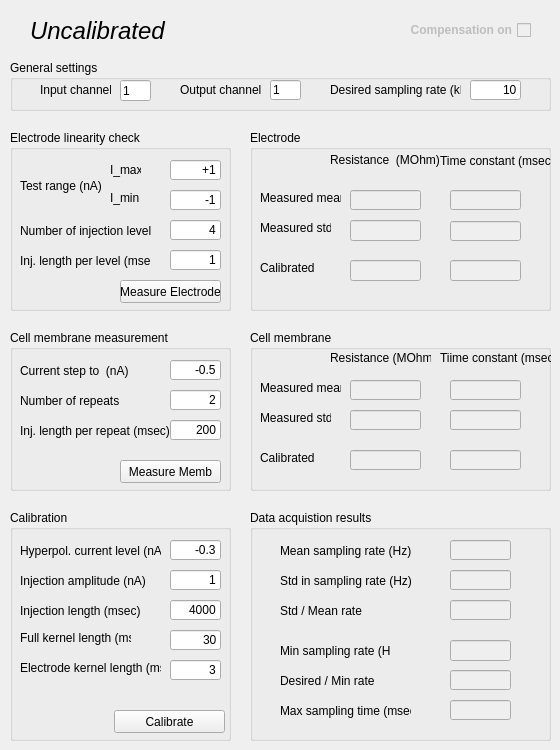
   <widget class="QWidget" name="electrode2">
    <attribute name="title">
     <string>Electrode 2</string>
    </attribute>
    <widget class="QLabel" name="lInfo_2">
     <property name="geometry">
      <rect>
       <x>30</x>
       <y>10</y>
       <width>371</width>
       <height>41</height>
      </rect>
     </property>
     <property name="font">
      <font>
       <pointsize>18</pointsize>
       <italic>true</italic>
      </font>
     </property>
     <property name="text">
      <string>Uncalibrated</string>
     </property>
    </widget>
    <widget class="QCheckBox" name="cbCompOn_2">
     <property name="enabled">
      <bool>false</bool>
     </property>
     <property name="geometry">
      <rect>
       <x>410</x>
       <y>20</y>
       <width>121</width>
       <height>20</height>
      </rect>
     </property>
     <property name="font">
      <font>
       <weight>75</weight>
       <bold>true</bold>
      </font>
     </property>
     <property name="layoutDirection">
      <enum>Qt::RightToLeft</enum>
     </property>
     <property name="text">
      <string>Compensation on</string>
     </property>
     <property name="checkable">
      <bool>false</bool>
     </property>
    </widget>
    <widget class="QGroupBox" name="gbGeneral_2">
     <property name="geometry">
      <rect>
       <x>10</x>
       <y>60</y>
       <width>541</width>
       <height>51</height>
      </rect>
     </property>
     <property name="title">
      <string>General settings</string>
     </property>
     <widget class="QLabel" name="label_8">
      <property name="geometry">
       <rect>
        <x>170</x>
        <y>20</y>
        <width>81</width>
        <height>20</height>
       </rect>
      </property>
      <property name="text">
       <string>Output channel</string>
      </property>
     </widget>
     <widget class="QLineEdit" name="leGenInChannelNum_2">
      <property name="geometry">
       <rect>
        <x>110</x>
        <y>20</y>
        <width>31</width>
        <height>21</height>
       </rect>
      </property>
      <property name="layoutDirection">
       <enum>Qt::RightToLeft</enum>
      </property>
      <property name="text">
       <string>1</string>
      </property>
     </widget>
     <widget class="QLabel" name="label_9">
      <property name="geometry">
       <rect>
        <x>30</x>
        <y>20</y>
        <width>71</width>
        <height>20</height>
       </rect>
      </property>
      <property name="text">
       <string>Input channel</string>
      </property>
     </widget>
     <widget class="QLineEdit" name="leGenOutChannelNum_2">
      <property name="geometry">
       <rect>
        <x>260</x>
        <y>20</y>
        <width>31</width>
        <height>20</height>
       </rect>
      </property>
      <property name="layoutDirection">
       <enum>Qt::RightToLeft</enum>
      </property>
      <property name="text">
       <string>1</string>
      </property>
     </widget>
     <widget class="QLabel" name="label_10">
      <property name="geometry">
       <rect>
        <x>320</x>
        <y>20</y>
        <width>131</width>
        <height>20</height>
       </rect>
      </property>
      <property name="text">
       <string>Desired sampling rate (kHz)</string>
      </property>
     </widget>
     <widget class="QLineEdit" name="leGenSamplingRate_2">
      <property name="geometry">
       <rect>
        <x>460</x>
        <y>20</y>
        <width>51</width>
        <height>20</height>
       </rect>
      </property>
      <property name="text">
       <string>10</string>
      </property>
      <property name="alignment">
       <set>Qt::AlignRight|Qt::AlignTrailing|Qt::AlignVCenter</set>
      </property>
     </widget>
    </widget>
    <widget class="QGroupBox" name="gbLinRes_2">
     <property name="geometry">
      <rect>
       <x>250</x>
       <y>130</y>
       <width>301</width>
       <height>181</height>
      </rect>
     </property>
     <property name="title">
      <string>Electrode</string>
     </property>
     <widget class="QLabel" name="label_28">
      <property name="geometry">
       <rect>
        <x>190</x>
        <y>20</y>
        <width>111</width>
        <height>21</height>
       </rect>
      </property>
      <property name="text">
       <string>Time constant (msec)</string>
      </property>
     </widget>
     <widget class="QLabel" name="label_11">
      <property name="geometry">
       <rect>
        <x>10</x>
        <y>60</y>
        <width>81</width>
        <height>16</height>
       </rect>
      </property>
      <property name="text">
       <string>Measured mean</string>
      </property>
     </widget>
     <widget class="QLineEdit" name="leElecMeasRes_2">
      <property name="enabled">
       <bool>false</bool>
      </property>
      <property name="geometry">
       <rect>
        <x>100</x>
        <y>60</y>
        <width>71</width>
        <height>20</height>
       </rect>
      </property>
      <property name="alignment">
       <set>Qt::AlignRight|Qt::AlignTrailing|Qt::AlignVCenter</set>
      </property>
     </widget>
     <widget class="QLineEdit" name="leElecCalibRes_2">
      <property name="enabled">
       <bool>false</bool>
      </property>
      <property name="geometry">
       <rect>
        <x>100</x>
        <y>130</y>
        <width>71</width>
        <height>21</height>
       </rect>
      </property>
      <property name="alignment">
       <set>Qt::AlignRight|Qt::AlignTrailing|Qt::AlignVCenter</set>
      </property>
     </widget>
     <widget class="QLabel" name="label_39">
      <property name="geometry">
       <rect>
        <x>80</x>
        <y>20</y>
        <width>111</width>
        <height>20</height>
       </rect>
      </property>
      <property name="text">
       <string>Resistance  (MOhm)</string>
      </property>
     </widget>
     <widget class="QLabel" name="label_40">
      <property name="geometry">
       <rect>
        <x>10</x>
        <y>130</y>
        <width>61</width>
        <height>16</height>
       </rect>
      </property>
      <property name="text">
       <string>Calibrated</string>
      </property>
     </widget>
     <widget class="QLineEdit" name="leElecMeasTime_2">
      <property name="enabled">
       <bool>false</bool>
      </property>
      <property name="geometry">
       <rect>
        <x>200</x>
        <y>60</y>
        <width>71</width>
        <height>20</height>
       </rect>
      </property>
      <property name="alignment">
       <set>Qt::AlignRight|Qt::AlignTrailing|Qt::AlignVCenter</set>
      </property>
     </widget>
     <widget class="QLineEdit" name="leElecResStd_2">
      <property name="enabled">
       <bool>false</bool>
      </property>
      <property name="geometry">
       <rect>
        <x>100</x>
        <y>90</y>
        <width>71</width>
        <height>21</height>
       </rect>
      </property>
      <property name="alignment">
       <set>Qt::AlignRight|Qt::AlignTrailing|Qt::AlignVCenter</set>
      </property>
     </widget>
     <widget class="QLabel" name="label_21">
      <property name="geometry">
       <rect>
        <x>10</x>
        <y>90</y>
        <width>71</width>
        <height>16</height>
       </rect>
      </property>
      <property name="text">
       <string>Measured std</string>
      </property>
     </widget>
     <widget class="QLineEdit" name="leElecTimeStd_2">
      <property name="enabled">
       <bool>false</bool>
      </property>
      <property name="geometry">
       <rect>
        <x>200</x>
        <y>91</y>
        <width>71</width>
        <height>20</height>
       </rect>
      </property>
      <property name="alignment">
       <set>Qt::AlignRight|Qt::AlignTrailing|Qt::AlignVCenter</set>
      </property>
     </widget>
     <widget class="QLineEdit" name="leElecCalibTime_2">
      <property name="enabled">
       <bool>false</bool>
      </property>
      <property name="geometry">
       <rect>
        <x>200</x>
        <y>130</y>
        <width>71</width>
        <height>21</height>
       </rect>
      </property>
      <property name="alignment">
       <set>Qt::AlignRight|Qt::AlignTrailing|Qt::AlignVCenter</set>
      </property>
     </widget>
    </widget>
    <widget class="QGroupBox" name="gpTimeRes_2">
     <property name="geometry">
      <rect>
       <x>250</x>
       <y>510</y>
       <width>301</width>
       <height>231</height>
      </rect>
     </property>
     <property name="title">
      <string>Data acquistion results</string>
     </property>
     <widget class="QLabel" name="label_19">
      <property name="geometry">
       <rect>
        <x>30</x>
        <y>30</y>
        <width>141</width>
        <height>21</height>
       </rect>
      </property>
      <property name="text">
       <string>Mean sampling rate (Hz)</string>
      </property>
     </widget>
     <widget class="QLabel" name="label_26">
      <property name="geometry">
       <rect>
        <x>30</x>
        <y>130</y>
        <width>111</width>
        <height>21</height>
       </rect>
      </property>
      <property name="text">
       <string>Min sampling rate (Hz)</string>
      </property>
     </widget>
     <widget class="QLineEdit" name="leAverSamplRate_2">
      <property name="enabled">
       <bool>false</bool>
      </property>
      <property name="geometry">
       <rect>
        <x>200</x>
        <y>30</y>
        <width>61</width>
        <height>20</height>
       </rect>
      </property>
      <property name="alignment">
       <set>Qt::AlignRight|Qt::AlignTrailing|Qt::AlignVCenter</set>
      </property>
     </widget>
     <widget class="QLineEdit" name="leMinSRate_2">
      <property name="enabled">
       <bool>false</bool>
      </property>
      <property name="geometry">
       <rect>
        <x>200</x>
        <y>130</y>
        <width>61</width>
        <height>21</height>
       </rect>
      </property>
      <property name="alignment">
       <set>Qt::AlignRight|Qt::AlignTrailing|Qt::AlignVCenter</set>
      </property>
     </widget>
     <widget class="QLabel" name="label_41">
      <property name="geometry">
       <rect>
        <x>30</x>
        <y>60</y>
        <width>131</width>
        <height>21</height>
       </rect>
      </property>
      <property name="text">
       <string>Std in sampling rate (Hz)</string>
      </property>
     </widget>
     <widget class="QLineEdit" name="leSTDSamplingRate_2">
      <property name="enabled">
       <bool>false</bool>
      </property>
      <property name="geometry">
       <rect>
        <x>200</x>
        <y>60</y>
        <width>61</width>
        <height>20</height>
       </rect>
      </property>
      <property name="alignment">
       <set>Qt::AlignRight|Qt::AlignTrailing|Qt::AlignVCenter</set>
      </property>
     </widget>
     <widget class="QLineEdit" name="leDesPerMinRate_2">
      <property name="enabled">
       <bool>false</bool>
      </property>
      <property name="geometry">
       <rect>
        <x>200</x>
        <y>160</y>
        <width>61</width>
        <height>20</height>
       </rect>
      </property>
      <property name="alignment">
       <set>Qt::AlignRight|Qt::AlignTrailing|Qt::AlignVCenter</set>
      </property>
     </widget>
     <widget class="QLabel" name="label_42">
      <property name="geometry">
       <rect>
        <x>30</x>
        <y>160</y>
        <width>111</width>
        <height>21</height>
       </rect>
      </property>
      <property name="text">
       <string>Desired / Min rate </string>
      </property>
     </widget>
     <widget class="QLabel" name="label_43">
      <property name="geometry">
       <rect>
        <x>30</x>
        <y>190</y>
        <width>131</width>
        <height>21</height>
       </rect>
      </property>
      <property name="text">
       <string>Max sampling time (msec)</string>
      </property>
     </widget>
     <widget class="QLineEdit" name="leMaxSTime_2">
      <property name="enabled">
       <bool>false</bool>
      </property>
      <property name="geometry">
       <rect>
        <x>200</x>
        <y>190</y>
        <width>61</width>
        <height>20</height>
       </rect>
      </property>
      <property name="alignment">
       <set>Qt::AlignRight|Qt::AlignTrailing|Qt::AlignVCenter</set>
      </property>
     </widget>
     <widget class="QLabel" name="label_127">
      <property name="geometry">
       <rect>
        <x>30</x>
        <y>90</y>
        <width>111</width>
        <height>21</height>
       </rect>
      </property>
      <property name="text">
       <string>Std / Mean rate </string>
      </property>
     </widget>
     <widget class="QLineEdit" name="leStdPerMeanRate_2">
      <property name="enabled">
       <bool>false</bool>
      </property>
      <property name="geometry">
       <rect>
        <x>200</x>
        <y>90</y>
        <width>61</width>
        <height>20</height>
       </rect>
      </property>
      <property name="alignment">
       <set>Qt::AlignRight|Qt::AlignTrailing|Qt::AlignVCenter</set>
      </property>
     </widget>
    </widget>
    <widget class="QGroupBox" name="gbCalibration_2">
     <property name="enabled">
      <bool>true</bool>
     </property>
     <property name="geometry">
      <rect>
       <x>10</x>
       <y>510</y>
       <width>221</width>
       <height>231</height>
      </rect>
     </property>
     <property name="title">
      <string>Calibration</string>
     </property>
     <widget class="QPushButton" name="calibrateButton_2">
      <property name="geometry">
       <rect>
        <x>104</x>
        <y>200</y>
        <width>111</width>
        <height>23</height>
       </rect>
      </property>
      <property name="text">
       <string>Calibrate</string>
      </property>
      <property name="checkable">
       <bool>false</bool>
      </property>
      <property name="autoDefault">
       <bool>true</bool>
      </property>
     </widget>
     <widget class="QLabel" name="label_44">
      <property name="geometry">
       <rect>
        <x>10</x>
        <y>60</y>
        <width>131</width>
        <height>21</height>
       </rect>
      </property>
      <property name="text">
       <string>Injection amplitude (nA)</string>
      </property>
     </widget>
     <widget class="QLineEdit" name="leCalInjAmp_2">
      <property name="geometry">
       <rect>
        <x>160</x>
        <y>60</y>
        <width>51</width>
        <height>20</height>
       </rect>
      </property>
      <property name="text">
       <string>1</string>
      </property>
      <property name="alignment">
       <set>Qt::AlignRight|Qt::AlignTrailing|Qt::AlignVCenter</set>
      </property>
     </widget>
     <widget class="QLabel" name="label_45">
      <property name="geometry">
       <rect>
        <x>10</x>
        <y>120</y>
        <width>111</width>
        <height>16</height>
       </rect>
      </property>
      <property name="text">
       <string>Full kernel length (ms)</string>
      </property>
     </widget>
     <widget class="QLabel" name="label_46">
      <property name="geometry">
       <rect>
        <x>10</x>
        <y>150</y>
        <width>141</width>
        <height>16</height>
       </rect>
      </property>
      <property name="text">
       <string>Electrode kernel length (ms)</string>
      </property>
     </widget>
     <widget class="QLineEdit" name="leCalFKLen_2">
      <property name="geometry">
       <rect>
        <x>160</x>
        <y>120</y>
        <width>51</width>
        <height>20</height>
       </rect>
      </property>
      <property name="text">
       <string>30</string>
      </property>
      <property name="alignment">
       <set>Qt::AlignRight|Qt::AlignTrailing|Qt::AlignVCenter</set>
      </property>
     </widget>
     <widget class="QLineEdit" name="leCalEKLen_2">
      <property name="geometry">
       <rect>
        <x>160</x>
        <y>150</y>
        <width>51</width>
        <height>20</height>
       </rect>
      </property>
      <property name="text">
       <string>3</string>
      </property>
      <property name="alignment">
       <set>Qt::AlignRight|Qt::AlignTrailing|Qt::AlignVCenter</set>
      </property>
     </widget>
     <widget class="QLineEdit" name="leHyperpolCurr_2">
      <property name="geometry">
       <rect>
        <x>160</x>
        <y>30</y>
        <width>51</width>
        <height>20</height>
       </rect>
      </property>
      <property name="text">
       <string>-0.3</string>
      </property>
      <property name="alignment">
       <set>Qt::AlignRight|Qt::AlignTrailing|Qt::AlignVCenter</set>
      </property>
     </widget>
     <widget class="QLabel" name="label_111">
      <property name="geometry">
       <rect>
        <x>10</x>
        <y>30</y>
        <width>141</width>
        <height>21</height>
       </rect>
      </property>
      <property name="text">
       <string>Hyperpol. current level (nA)</string>
      </property>
     </widget>
     <widget class="QLabel" name="label_47">
      <property name="geometry">
       <rect>
        <x>10</x>
        <y>90</y>
        <width>131</width>
        <height>21</height>
       </rect>
      </property>
      <property name="text">
       <string>Injection length (msec)</string>
      </property>
     </widget>
     <widget class="QLineEdit" name="leCalInjLen_2">
      <property name="geometry">
       <rect>
        <x>160</x>
        <y>90</y>
        <width>51</width>
        <height>20</height>
       </rect>
      </property>
      <property name="text">
       <string>4000</string>
      </property>
      <property name="alignment">
       <set>Qt::AlignRight|Qt::AlignTrailing|Qt::AlignVCenter</set>
      </property>
     </widget>
    </widget>
    <widget class="QGroupBox" name="gbLinCheck_2">
     <property name="enabled">
      <bool>true</bool>
     </property>
     <property name="geometry">
      <rect>
       <x>10</x>
       <y>130</y>
       <width>221</width>
       <height>181</height>
      </rect>
     </property>
     <property name="title">
      <string>Electrode linearity check</string>
     </property>
     <widget class="QLineEdit" name="leElecMinCurrent_2">
      <property name="geometry">
       <rect>
        <x>160</x>
        <y>60</y>
        <width>51</width>
        <height>20</height>
       </rect>
      </property>
      <property name="text">
       <string>-1</string>
      </property>
      <property name="alignment">
       <set>Qt::AlignRight|Qt::AlignTrailing|Qt::AlignVCenter</set>
      </property>
     </widget>
     <widget class="QLineEdit" name="leElecMaxCurrent_2">
      <property name="geometry">
       <rect>
        <x>160</x>
        <y>30</y>
        <width>51</width>
        <height>20</height>
       </rect>
      </property>
      <property name="text">
       <string>+1</string>
      </property>
      <property name="alignment">
       <set>Qt::AlignRight|Qt::AlignTrailing|Qt::AlignVCenter</set>
      </property>
     </widget>
     <widget class="QLabel" name="label_48">
      <property name="geometry">
       <rect>
        <x>100</x>
        <y>60</y>
        <width>41</width>
        <height>16</height>
       </rect>
      </property>
      <property name="text">
       <string>I_min</string>
      </property>
     </widget>
     <widget class="QLabel" name="label_49">
      <property name="geometry">
       <rect>
        <x>100</x>
        <y>30</y>
        <width>31</width>
        <height>20</height>
       </rect>
      </property>
      <property name="text">
       <string>I_max</string>
      </property>
     </widget>
     <widget class="QLabel" name="label_50">
      <property name="geometry">
       <rect>
        <x>10</x>
        <y>90</y>
        <width>131</width>
        <height>21</height>
       </rect>
      </property>
      <property name="text">
       <string>Number of injection levels</string>
      </property>
     </widget>
     <widget class="QLabel" name="label_51">
      <property name="geometry">
       <rect>
        <x>10</x>
        <y>40</y>
        <width>81</width>
        <height>31</height>
       </rect>
      </property>
      <property name="text">
       <string>Test range (nA)</string>
      </property>
     </widget>
     <widget class="QLineEdit" name="leElecLevelNum_2">
      <property name="geometry">
       <rect>
        <x>160</x>
        <y>90</y>
        <width>51</width>
        <height>20</height>
       </rect>
      </property>
      <property name="text">
       <string>4</string>
      </property>
      <property name="alignment">
       <set>Qt::AlignRight|Qt::AlignTrailing|Qt::AlignVCenter</set>
      </property>
     </widget>
     <widget class="QPushButton" name="elecMeasButton_2">
      <property name="geometry">
       <rect>
        <x>110</x>
        <y>150</y>
        <width>101</width>
        <height>23</height>
       </rect>
      </property>
      <property name="text">
       <string>Measure Electrode</string>
      </property>
     </widget>
     <widget class="QLabel" name="label_52">
      <property name="geometry">
       <rect>
        <x>10</x>
        <y>120</y>
        <width>131</width>
        <height>21</height>
       </rect>
      </property>
      <property name="text">
       <string>Inj. length per level (msec)</string>
      </property>
     </widget>
     <widget class="QLineEdit" name="leElecInjLen_2">
      <property name="geometry">
       <rect>
        <x>160</x>
        <y>120</y>
        <width>51</width>
        <height>20</height>
       </rect>
      </property>
      <property name="text">
       <string>1</string>
      </property>
      <property name="alignment">
       <set>Qt::AlignRight|Qt::AlignTrailing|Qt::AlignVCenter</set>
      </property>
     </widget>
    </widget>
    <widget class="QGroupBox" name="gbMembRes_2">
     <property name="geometry">
      <rect>
       <x>250</x>
       <y>330</y>
       <width>301</width>
       <height>161</height>
      </rect>
     </property>
     <property name="title">
      <string>Cell membrane</string>
     </property>
     <widget class="QLabel" name="label_53">
      <property name="geometry">
       <rect>
        <x>190</x>
        <y>20</y>
        <width>111</width>
        <height>16</height>
       </rect>
      </property>
      <property name="text">
       <string>Tiime constant (msec)</string>
      </property>
     </widget>
     <widget class="QLabel" name="label_54">
      <property name="geometry">
       <rect>
        <x>10</x>
        <y>50</y>
        <width>81</width>
        <height>16</height>
       </rect>
      </property>
      <property name="text">
       <string>Measured mean</string>
      </property>
     </widget>
     <widget class="QLineEdit" name="leCellMeasRes_2">
      <property name="enabled">
       <bool>false</bool>
      </property>
      <property name="geometry">
       <rect>
        <x>100</x>
        <y>50</y>
        <width>71</width>
        <height>20</height>
       </rect>
      </property>
      <property name="alignment">
       <set>Qt::AlignRight|Qt::AlignTrailing|Qt::AlignVCenter</set>
      </property>
     </widget>
     <widget class="QLineEdit" name="leCellCalibRes_2">
      <property name="enabled">
       <bool>false</bool>
      </property>
      <property name="geometry">
       <rect>
        <x>100</x>
        <y>120</y>
        <width>71</width>
        <height>20</height>
       </rect>
      </property>
      <property name="alignment">
       <set>Qt::AlignRight|Qt::AlignTrailing|Qt::AlignVCenter</set>
      </property>
     </widget>
     <widget class="QLabel" name="label_55">
      <property name="geometry">
       <rect>
        <x>80</x>
        <y>20</y>
        <width>101</width>
        <height>16</height>
       </rect>
      </property>
      <property name="text">
       <string>Resistance (MOhm)</string>
      </property>
     </widget>
     <widget class="QLabel" name="label_59">
      <property name="geometry">
       <rect>
        <x>10</x>
        <y>120</y>
        <width>61</width>
        <height>16</height>
       </rect>
      </property>
      <property name="text">
       <string>Calibrated</string>
      </property>
     </widget>
     <widget class="QLineEdit" name="leCellMeasTime_2">
      <property name="enabled">
       <bool>false</bool>
      </property>
      <property name="geometry">
       <rect>
        <x>200</x>
        <y>50</y>
        <width>71</width>
        <height>20</height>
       </rect>
      </property>
      <property name="alignment">
       <set>Qt::AlignRight|Qt::AlignTrailing|Qt::AlignVCenter</set>
      </property>
     </widget>
     <widget class="QLineEdit" name="leCellCalibTime_2">
      <property name="enabled">
       <bool>false</bool>
      </property>
      <property name="geometry">
       <rect>
        <x>200</x>
        <y>120</y>
        <width>71</width>
        <height>20</height>
       </rect>
      </property>
      <property name="alignment">
       <set>Qt::AlignRight|Qt::AlignTrailing|Qt::AlignVCenter</set>
      </property>
     </widget>
     <widget class="QLabel" name="label_115">
      <property name="geometry">
       <rect>
        <x>10</x>
        <y>80</y>
        <width>71</width>
        <height>16</height>
       </rect>
      </property>
      <property name="text">
       <string>Measured std</string>
      </property>
     </widget>
     <widget class="QLineEdit" name="leCellResStd_2">
      <property name="enabled">
       <bool>false</bool>
      </property>
      <property name="geometry">
       <rect>
        <x>100</x>
        <y>80</y>
        <width>71</width>
        <height>20</height>
       </rect>
      </property>
      <property name="alignment">
       <set>Qt::AlignRight|Qt::AlignTrailing|Qt::AlignVCenter</set>
      </property>
     </widget>
     <widget class="QLineEdit" name="leCellTimeStd_2">
      <property name="enabled">
       <bool>false</bool>
      </property>
      <property name="geometry">
       <rect>
        <x>200</x>
        <y>80</y>
        <width>71</width>
        <height>20</height>
       </rect>
      </property>
      <property name="alignment">
       <set>Qt::AlignRight|Qt::AlignTrailing|Qt::AlignVCenter</set>
      </property>
     </widget>
    </widget>
    <widget class="QGroupBox" name="gbMembCheck_2">
     <property name="enabled">
      <bool>true</bool>
     </property>
     <property name="geometry">
      <rect>
       <x>10</x>
       <y>330</y>
       <width>221</width>
       <height>161</height>
      </rect>
     </property>
     <property name="title">
      <string>Cell membrane measurement</string>
     </property>
     <widget class="QLineEdit" name="leMembIStep_2">
      <property name="geometry">
       <rect>
        <x>160</x>
        <y>30</y>
        <width>51</width>
        <height>20</height>
       </rect>
      </property>
      <property name="text">
       <string>-0.5</string>
      </property>
      <property name="alignment">
       <set>Qt::AlignRight|Qt::AlignTrailing|Qt::AlignVCenter</set>
      </property>
     </widget>
     <widget class="QLabel" name="label_60">
      <property name="geometry">
       <rect>
        <x>10</x>
        <y>60</y>
        <width>121</width>
        <height>21</height>
       </rect>
      </property>
      <property name="text">
       <string>Number of repeats</string>
      </property>
     </widget>
     <widget class="QLabel" name="label_61">
      <property name="geometry">
       <rect>
        <x>10</x>
        <y>30</y>
        <width>111</width>
        <height>21</height>
       </rect>
      </property>
      <property name="text">
       <string>Current step to  (nA)</string>
      </property>
     </widget>
     <widget class="QLineEdit" name="leMembRepNum_2">
      <property name="geometry">
       <rect>
        <x>160</x>
        <y>60</y>
        <width>51</width>
        <height>20</height>
       </rect>
      </property>
      <property name="text">
       <string>2</string>
      </property>
      <property name="alignment">
       <set>Qt::AlignRight|Qt::AlignTrailing|Qt::AlignVCenter</set>
      </property>
     </widget>
     <widget class="QPushButton" name="membMeasButton_2">
      <property name="geometry">
       <rect>
        <x>110</x>
        <y>130</y>
        <width>101</width>
        <height>23</height>
       </rect>
      </property>
      <property name="text">
       <string>Measure Memb</string>
      </property>
     </widget>
     <widget class="QLabel" name="label_62">
      <property name="geometry">
       <rect>
        <x>10</x>
        <y>90</y>
        <width>151</width>
        <height>21</height>
       </rect>
      </property>
      <property name="text">
       <string>Inj. length per repeat (msec)</string>
      </property>
     </widget>
     <widget class="QLineEdit" name="leMembInjLen_2">
      <property name="geometry">
       <rect>
        <x>160</x>
        <y>90</y>
        <width>51</width>
        <height>20</height>
       </rect>
      </property>
      <property name="text">
       <string>200</string>
      </property>
      <property name="alignment">
       <set>Qt::AlignRight|Qt::AlignTrailing|Qt::AlignVCenter</set>
      </property>
     </widget>
    </widget>
   </widget>
